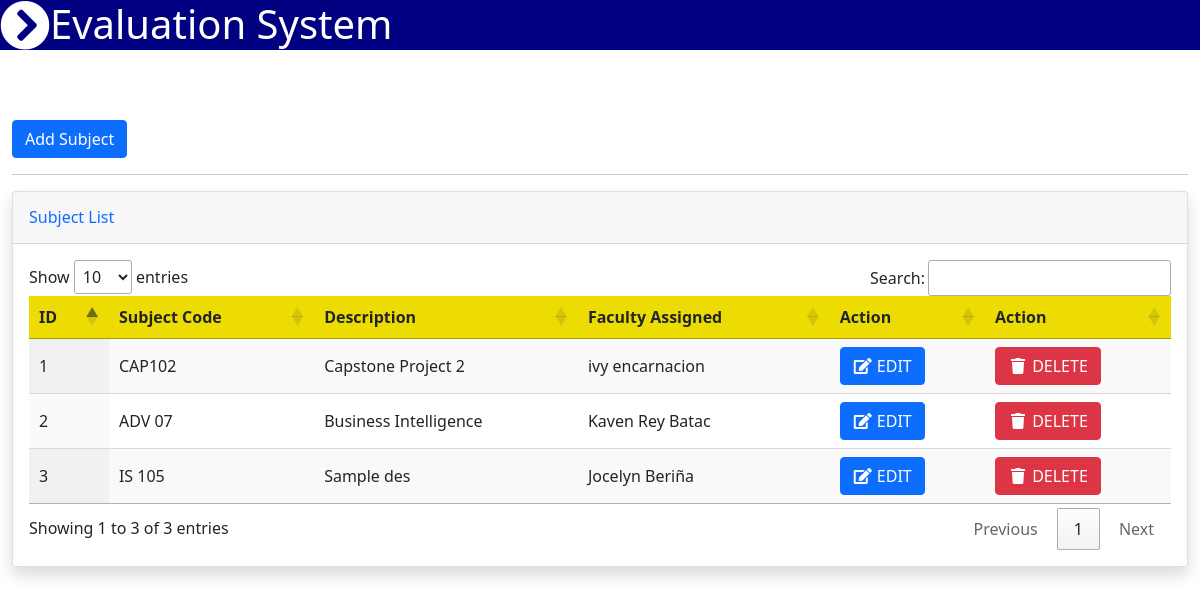
Screenshot of /subject_list.php (signed in) with the database file from the repository.
### tables this page shows
CREATE TABLE `subject` (
  `id` int(30) NOT NULL,
  `code` varchar(30) NOT NULL,
  `description` varchar(255) NOT NULL,
  `faculty_id` int(30) NOT NULL
);

CREATE TABLE `faculties` (
  `id` int(30) NOT NULL,
  `fno` varchar(255) NOT NULL,
  `username` varchar(255) NOT NULL,
  `fname` varchar(255) NOT NULL,
  `lname` varchar(255) NOT NULL,
  `usertype` varchar(30) NOT NULL,
  `password` varchar(255) NOT NULL,
  `view` varchar(30) NOT NULL
);

### subject_list.php (the view, shortened to what this page needs)
<?php include_once'navbar.php'; ?>
<body id="page-top">
<div class="container-fluid py-5 my-5">
    <button type="button" class="btn btn-primary" data-bs-toggle="modal" data-bs-target="#staticBackdrop">
    Add Subject
    </button>
    <hr>
    <div class="card shadow mb-4">
        <div class="card-header py-3">
            <h6 class="m-0 font-weight-bold text-primary">Subject List</h6>
        </div>
        <div class="card-body">
            <div class="table-responsive">
            <?php
            include_once'koneksyon.php';
            $qryview = "SELECT code,description,fname,lname,subject.id as id FROM subject INNER JOIN faculties ON faculties.id = subject.faculty_id";
            $result = mysqli_query($koneksyon, $qryview);
            ?>
                <table class="display" id="myTable" width="100%" cellspacing="0">
                    <thead style="background-color: #eddc02;">
                        <tr>
                            <th>ID</th>
                            <th>Subject Code</th>
                            <th>Description</th>
                            <th>Faculty Assigned</th>
                            <th>Action</th>
                            <th>Action</th>
                        </tr>
                    </thead>
                    <tbody>
                    <?php
                    $no = 1;
                    while($row = mysqli_fetch_array($result)) { ?>
                        <tr>
                            <td><?php echo $no; ?></td>
                            <td><?php echo $row['code']; ?></td>
                            <td><?php echo $row['description']; ?></td>
                            <td><?php echo $row['fname']." ".$row['lname']; ?></td>
                            <td><a type="button" class="btn btn-primary" href="viewedit_subjectlist.php?id=<?php echo $row['id']; ?>"><span class="fa fa-fw fa-edit"></span> EDIT</a></td>
                            <td><button class="btn btn-danger" type="button" onClick="deleteme(<?php echo $row['id']; ?>)" name="delete"><span class="fa fa-fw fa-trash"></span> DELETE</button></td>
                        </tr>
                        <?php $no++; } ?>
                    </tbody>
                </table>
            </div>
        </div>
    </div>
</div>
</body>

### rows the page displays
subject: code "CAP102", description "Capstone Project 2", faculty.fname "ivy", faculty.lname "encarnacion"
subject: code "ADV 07", description "Business Intelligence", faculty.fname "Kaven Rey", faculty.lname "Batac"
subject: code "IS 105", description "Sample des", faculty.fname "Jocelyn", faculty.lname "Beriña"
